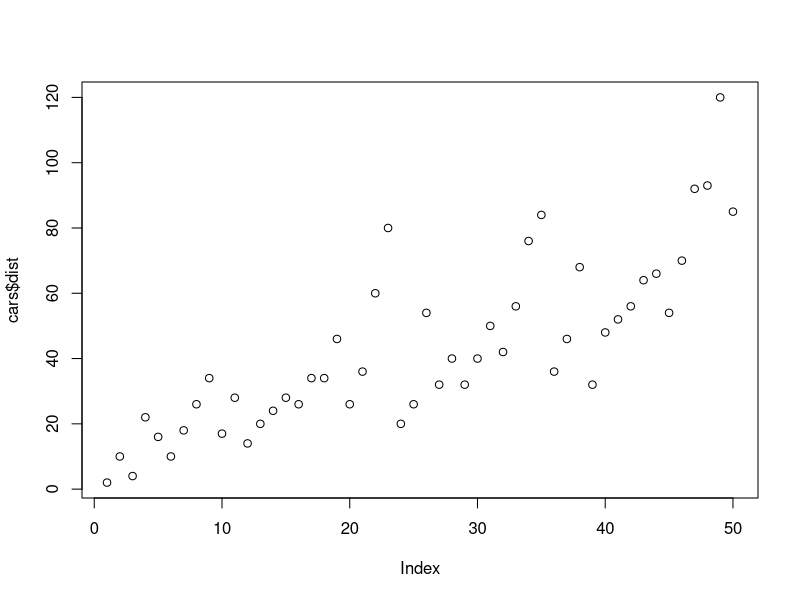

Here is the R script that generated this plot:
## ---- chunk 1
foo <- 1:10
class(foo)
## ---- chunk 2
plot(cars$dist)
